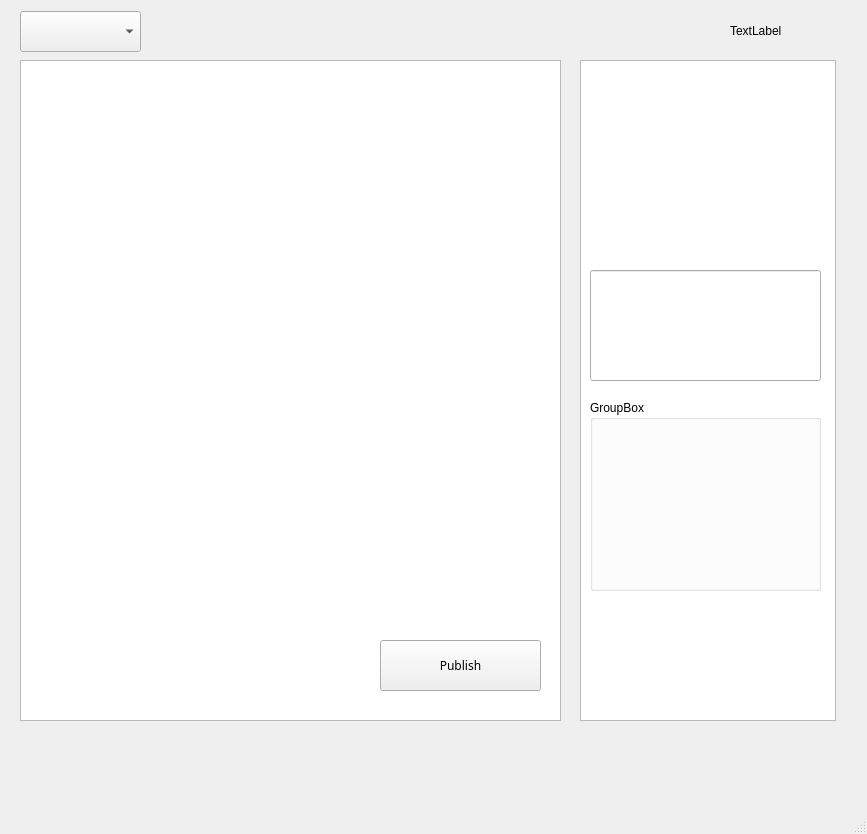
<?xml version="1.0" encoding="UTF-8"?>
<ui version="4.0">
 <class>MainWindow</class>
 <widget class="QMainWindow" name="MainWindow">
  <property name="geometry">
   <rect>
    <x>0</x>
    <y>0</y>
    <width>867</width>
    <height>834</height>
   </rect>
  </property>
  <property name="windowTitle">
   <string>MainWindow</string>
  </property>
  <widget class="QWidget" name="centralwidget">
   <widget class="QTableView" name="tableView_2">
    <property name="geometry">
     <rect>
      <x>580</x>
      <y>60</y>
      <width>256</width>
      <height>661</height>
     </rect>
    </property>
   </widget>
   <widget class="QComboBox" name="comboBox_task">
    <property name="geometry">
     <rect>
      <x>20</x>
      <y>11</y>
      <width>121</width>
      <height>41</height>
     </rect>
    </property>
   </widget>
   <widget class="QGroupBox" name="groupBox_checkbox">
    <property name="geometry">
     <rect>
      <x>590</x>
      <y>400</y>
      <width>231</width>
      <height>191</height>
     </rect>
    </property>
    <property name="title">
     <string>GroupBox</string>
    </property>
   </widget>
   <widget class="QLabel" name="label_filename">
    <property name="geometry">
     <rect>
      <x>650</x>
      <y>70</y>
      <width>181</width>
      <height>41</height>
     </rect>
    </property>
    <property name="text">
     <string/>
    </property>
   </widget>
   <widget class="QLabel" name="label_user">
    <property name="geometry">
     <rect>
      <x>730</x>
      <y>10</y>
      <width>121</width>
      <height>41</height>
     </rect>
    </property>
    <property name="text">
     <string>TextLabel</string>
    </property>
   </widget>
   <widget class="QTableWidget" name="tableWidget_filelist">
    <property name="geometry">
     <rect>
      <x>20</x>
      <y>60</y>
      <width>541</width>
      <height>661</height>
     </rect>
    </property>
   </widget>
   <widget class="QPushButton" name="pushButton_publish">
    <property name="geometry">
     <rect>
      <x>380</x>
      <y>640</y>
      <width>161</width>
      <height>51</height>
     </rect>
    </property>
    <property name="font">
     <font>
      <family>Myriad Pro</family>
     </font>
    </property>
    <property name="text">
     <string>Publish</string>
    </property>
   </widget>
   <widget class="QLineEdit" name="lineEdit_memo">
    <property name="geometry">
     <rect>
      <x>590</x>
      <y>270</y>
      <width>231</width>
      <height>111</height>
     </rect>
    </property>
   </widget>
   <widget class="QLabel" name="label_logo">
    <property name="geometry">
     <rect>
      <x>590</x>
      <y>70</y>
      <width>51</width>
      <height>50</height>
     </rect>
    </property>
    <property name="minimumSize">
     <size>
      <width>50</width>
      <height>50</height>
     </size>
    </property>
    <property name="text">
     <string/>
    </property>
   </widget>
   <widget class="QLabel" name="label_thumbnail">
    <property name="geometry">
     <rect>
      <x>600</x>
      <y>140</y>
      <width>221</width>
      <height>111</height>
     </rect>
    </property>
    <property name="text">
     <string/>
    </property>
   </widget>
  </widget>
  <widget class="QMenuBar" name="menubar">
   <property name="geometry">
    <rect>
     <x>0</x>
     <y>0</y>
     <width>867</width>
     <height>27</height>
    </rect>
   </property>
  </widget>
  <widget class="QStatusBar" name="statusbar"/>
 </widget>
 <resources/>
 <connections/>
</ui>
